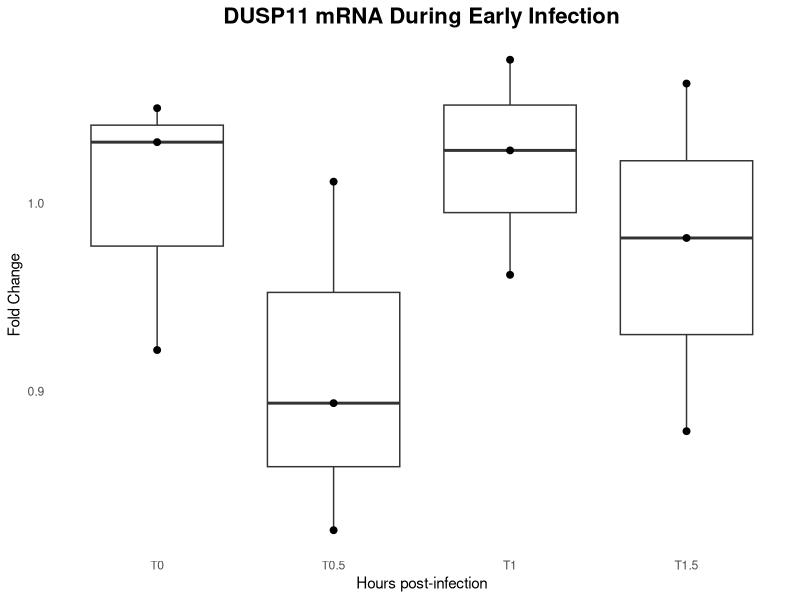
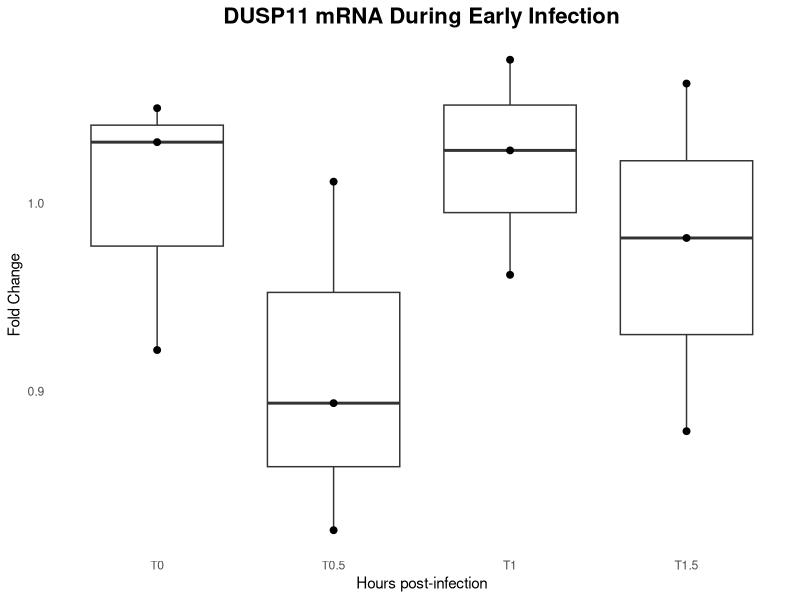

These figures' R source, in order:
library(readxl)
df <- read_excel("TN052.13/filtered_results.xlsx")

# Calculate ΔCt for each sample
library(dplyr)
ddct_data <- df %>%
  group_by(`Sample Name`, `Target Name`, `Task`) %>%
  summarise(CT = mean(CT, na.rm = TRUE), .groups = "drop") %>%
  tidyr::pivot_wider(names_from = `Target Name`, values_from = CT) %>%
  mutate(delta_ct = DUSP11 - RNA18S1)

# Reference sample: first sample
ref_delta_ct <- mean(ddct_data$delta_ct[1:3], na.rm = TRUE)

# Calculate ddCT and fold change
ddct_data <- ddct_data %>%
  mutate(ddct = delta_ct - ref_delta_ct,
         fold_change = 2^(-ddct))

# Plot foldchange
library(ggplot2)
ggplot(ddct_data, aes(x = `Sample Name`, y = fold_change)) +
  geom_boxplot() +
  geom_point(size = 2) +
  labs(title = "DUSP11 mRNA During Early Infection",
       x = "Hours post-infection",
       y = "Fold Change") +
  theme_classic() +
  theme(axis.line = element_blank(),
    axis.ticks = element_blank(),
    plot.title = element_text(hjust = 0.5, size = 16, face = "bold")
  )

# Save the plot
ggsave("TN052.13/fold_change_plot.png", width = 8, height = 6)